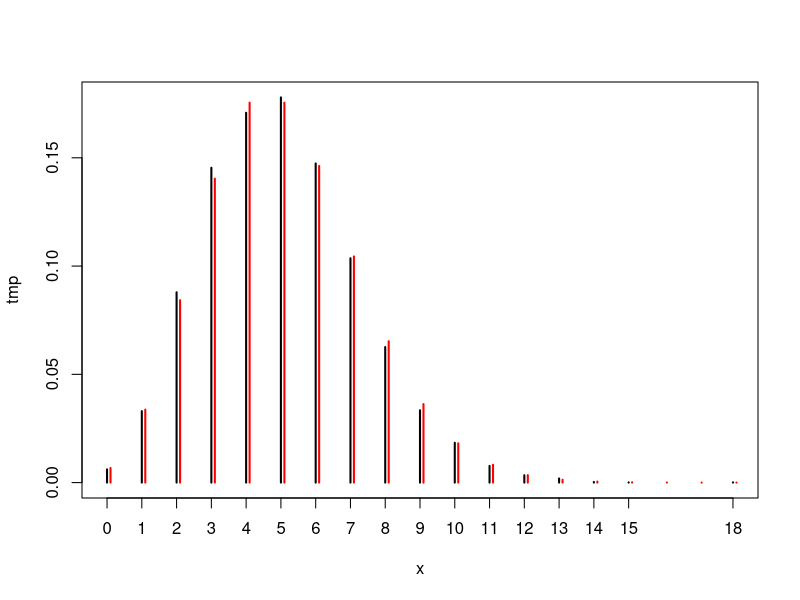

Write R code to recreate this figure.
#plot a histogram of random variables that follow a Poisson distribution with lambda=5
n=10000
x=rpois(n,lambda=5)

#summarize these data
tmp=table(x)
tmp=tmp/sum(tmp) #calculate relative frequency
plot(tmp,type='h')

#plot the the theoretical Poisson distribution assuming lambda=5
k=0:20
prob=dpois(k,lambda=5)
for (i in 1:length(k)){
  lines(rep(k[i],2)+0.1,c(0,prob[i]),col='red',lwd=2)  
}
